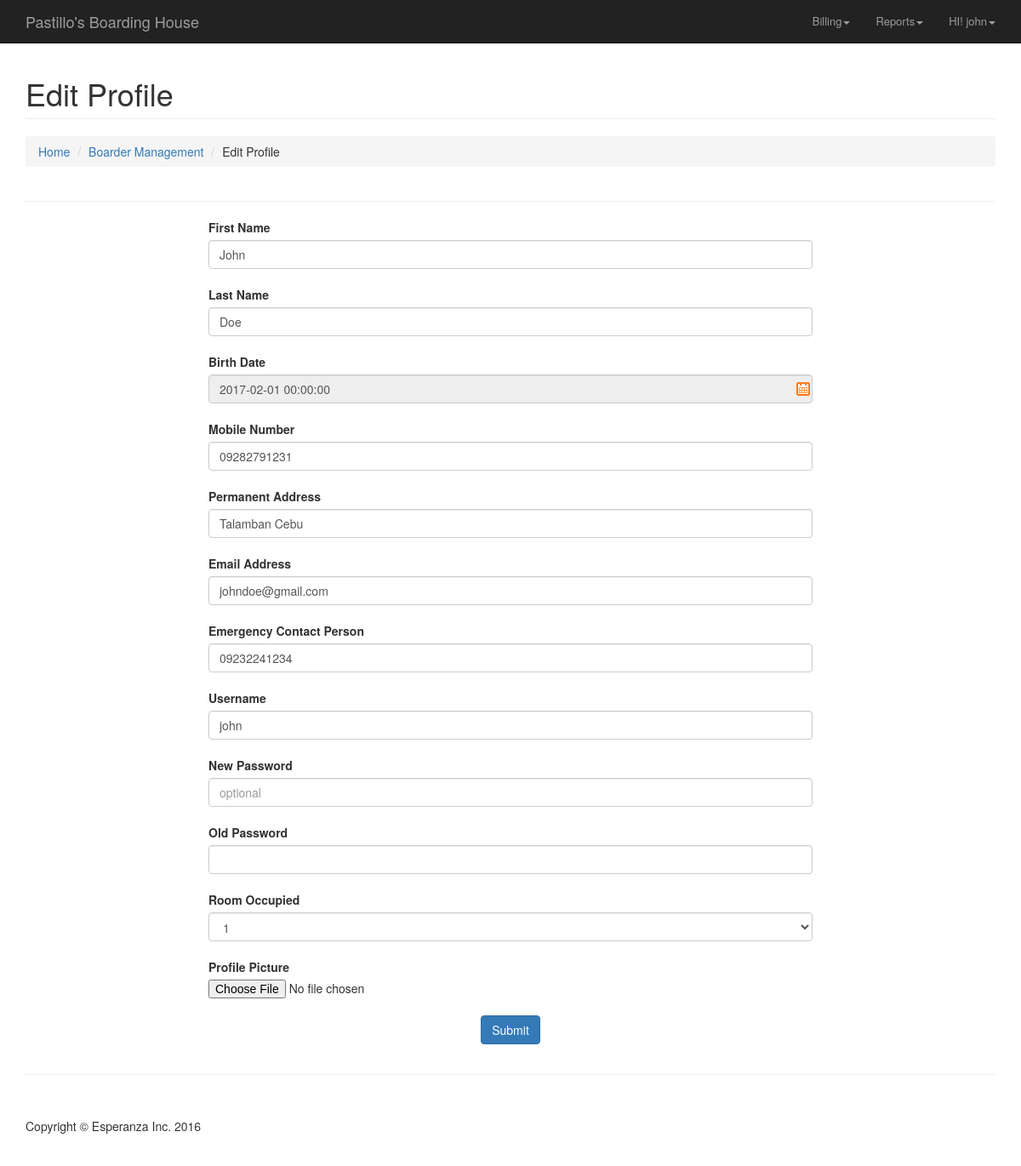
/boarder_management/editprofile.php?id=22 (signed in), run on the app's committed database.
### tables this page shows
CREATE TABLE `tenant` (
  `tenantID` int(11) NOT NULL,
  `fname` varchar(32) NOT NULL,
  `lname` varchar(32) NOT NULL,
  `address` varchar(128) NOT NULL,
  `contactNum` varchar(16) NOT NULL,
  `username` varchar(32) NOT NULL,
  `passwrd` char(40) NOT NULL,
  `gender` int(11) NOT NULL,
  `birthDate` datetime NOT NULL,
  `emergencyContactNum` varchar(16) NOT NULL,
  `emailAddress` varchar(64) NOT NULL,
  `dateStart` datetime NOT NULL,
  `displayPic` varchar(64) NOT NULL,
  `roomID` int(11) NOT NULL
);

CREATE TABLE `room` (
  `roomID` int(11) NOT NULL,
  `floor` int(11) NOT NULL,
  `state` int(11) NOT NULL,
  `capacity` int(11) NOT NULL,
  `floorplan` varchar(64) NOT NULL,
  `rent` float NOT NULL,
  `water` float NOT NULL,
  `wattage` int(11) NOT NULL,
  `balance` int(11) DEFAULT NULL,
  `overPayment` int(11) DEFAULT NULL,
  `paymentStat` int(11) DEFAULT NULL
);

### boarder_management/editprofile.php (the view, shortened to what this page needs)
<?php
	$tenantID = $_GET['id'];
	$query = "SELECT * FROM tenant WHERE tenantID='$tenantID'";
	$result = mysql_query($query) or die(mysql_error());
	$row = mysql_fetch_array($result);
	$fname = $row['fname'];
	$lname = $row['lname'];
	$address = $row['address'];
	$contactNo = $row['contactNum'];
	$username = $row['username'];
	$bdate = $row['birthDate'];
	$emergencyContact = $row['emergencyContactNum'];
	$email = $row['emailAddress'];
	$roomID = $row['roomID'];
	$query1 = "SELECT * FROM room";
	$result2 = mysql_query($query1) or die(mysql_error());
?>
<html lang="en">
<head>
    <link href="../_css/bootstrap.min.css" rel="stylesheet">
    <link href="../_css/modern-business.css" rel="stylesheet">
    <link rel="stylesheet" type="text/css" href="../_css/default.css">
    <link href="../_font-awesome/css/font-awesome.min.css" rel="stylesheet" type="text/css">
</head>
<body>
    <?php include_once("../_includes/navbar.php"); ?>
    <div class="container">
        <div class="row">
            <div class="col-lg-12">
                <h1 class="page-header">Edit Profile</h1>
                <ol class="breadcrumb">
                    <li><a href="../home.php">Home</a></li>
                    <li><a href="boarder.php">Boarder Management</a></li>
					<li>Edit Profile</li>
                </ol>
            </div>
        </div>
        <hr>
        <div class="row">
        	<div class="col-lg-2"></div>
        	<div class="col-lg-8">
            <div class="form-group" style="margin-left: 20px; margin-right: 20px;">
			<form action="recordprofile.php?id=<?php echo $tenantID; ?>" method="post" enctype="multipart/form-data">
						<label for="fname">First Name</label>
						<input type="text" class="form-control" maxlength="60" id="fname" name="fname" value="<?php echo $fname; ?>" required /> <br />
						<label for="lname">Last Name</label>
						<input type="text" class="form-control" id="lname" maxlength="30" name="lname" value="<?php echo $lname; ?>" required /> <br />
						<label for="bdate">Birth Date</label>
						<input class="form-control"  name="bdate" id="datepicker-example1" type="text" value="<?php echo $bdate; ?>" required>
						 <br />
						<label for="phoneNo">Mobile Number</label>
						<input type="text" class="form-control" id="phoneNo" name="phoneNo" pattern="[0-9]{11,}" title="Mobile number must be 11 digits long" maxlength="11" value="<?php echo $contactNo; ?>" required /> <br />
						<label for="permAddress">Permanent Address</label>
						<input type="text" class="form-control" id="permAddress" maxlength="128" name="permAddress" value="<?php echo $address; ?>" required /> <br />
						<label for="emailAddress">Email Address</label>
						<input type="email" class="form-control" id="emailAddress" name="emailAddress" value="<?php echo $email; ?>" required /> <br />
						<label for="telNo">Emergency Contact Person</label>
						<input type="text" class="form-control" id="telNo" maxlength="20" name="telNo" value="<?php echo $emergencyContact; ?>" required /> <br />
						<label for="username">Username</label>
						<input type="text" class="form-control" id="username" maxlength="20" name="username" value="<?php echo $username; ?>" required /> <br />
						<label for="newpasswrd">New Password</label>
						<input type="password" class="form-control" id="newpasswrd" name="newpasswrd" placeholder="optional" /> <br />
						<label for="oldpasswrd">Old Password</label>
						<input type="password" required="" class="form-control" id="oldpasswrd" name="oldpasswrd"  /> <br />
						<label for="room">Room Occupied</label>
						<select class="form-control" id="room" name="room" required>
						  <?php
						 while ($res = mysql_fetch_assoc($result2)) {		?>
						 		<option <?php if($res['roomID'] == $roomID){ echo "selected";} ?> value="<?php echo $res['roomID']; ?>"><?php echo $res['roomID']; ?></option>
						  <?php }
						   ?>
						</select> <br />
						<label for="filename">Profile Picture</label>
						<input required="" type="file" class="file" name="filename" id="filename" accept="image/*" > <br />
						<center><button type="submit" class="btn btn-primary">Submit</button></center>
					</form>
			</div>
		</div>
        </div>
        <hr>
        <footer>
            <div class="row">
                <div class="col-lg-12">
                    <p>Copyright &copy; Esperanza Inc. 2016</p>
                </div>
            </div>
        </footer>
    </div>
</body>
</html>

### _css/modern-business.css (style rules this page uses)
html, body { height: 100%; }
body { padding-top: 50px; }
footer { margin: 50px 0; }

### _includes/style-navbar.css (style rules this page uses)
* { -webkit-transition: all 0.4s; -moz-transition: all 0.4s; -ms-transition: all 0.4s; -o-transition: all 0.4s; transition: all 0.4s; }

### data on the page
tenant: fname "John", lname "Doe", bdate "2017-02-01 00:00:00", phoneNo "09282791231", permAddress "Talamban Cebu", emailAddress "johndoe@gmail.com", telNo "09232241234", username "john", room "1"

### other printed values
$name "john"
